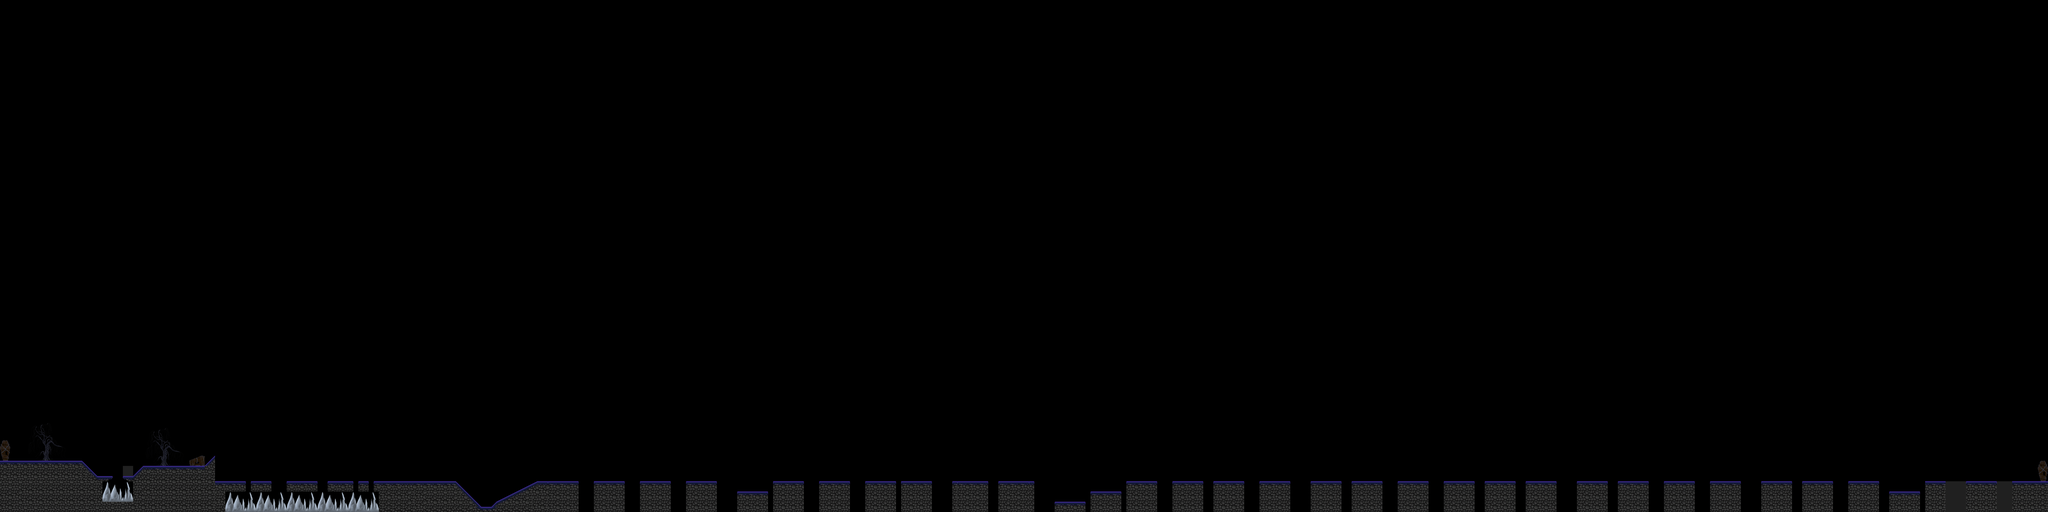

Rendered tile map (Tiled .tmx) drawn with the repository's tilesets; below, a short description and the map source with its tile grids summarised:
An orthogonal 400x100 tile map with 32x32 px tiles, 1 tile layer (PlatformTiles), 3 tilesets and 111 objects (6x coin, 2x Death Sensor, DoorWay, death catcher).

<map version="1.0" orientation="orthogonal" renderorder="right-down" width="400" height="100" tilewidth="32" tileheight="32" nextobjectid="231">
 <tileset firstgid="1" name="night" tilewidth="32" tileheight="32" tilecount="320" columns="16">
  <image source="../tilesheets/night.png" width="512" height="640" />
 </tileset>
 <tileset firstgid="321" name="snow" tilewidth="32" tileheight="32" tilecount="320" columns="16">
  <image source="../tilesheets/snow.png" width="512" height="640" />
 </tileset>
 <tileset firstgid="641" name="foodfromcts1a_0" tilewidth="34" tileheight="34" tilecount="120" columns="15">
  <image source="../tilesheets/foodfromcts1a_0.png" width="510" height="272" />
 </tileset>
 <layer name="PlatformTiles" width="400" height="100">
  <data>[40000 cells, 2095 non-empty, 198 distinct tile ids]</data>
 </layer>
 <objectgroup name="Objects">
  <object id="4" x="42" y="2789" width="1" />
  <object id="8" x="165" y="2765" height="1" />
  <object id="13" x="0" y="2751" width="64" height="128">
   <properties>
    <property name="door" type="bool" value="true" />
   </properties>
  </object>
  <object id="22" x="2702" y="2989" width="1" />
  <object id="30" x="2" y="2877">
   <polyline points="0,0 1,-201 -2,29" />
  </object>
  <object id="31" x="3" y="2877">
   <polyline points="0,0 508,5 605,100 701,96" />
  </object>
  <object id="34" x="702" y="2981">
   <polyline points="0,0 -9,13 -18,17 -23,24 -29,25 -65,29" />
  </object>
  <object id="40" x="1568" y="3008">
   <polyline points="0,0 127,0 128,64 0,65 1,-1" />
  </object>
  <object id="41" x="1793" y="3008">
   <polyline points="0,0 191,1 191,63 0,64 -1,0" />
  </object>
  <object id="43" x="703" y="2976">
   <polyline points="0,0 -4,11 -20,22 -27,30 -64,35" />
  </object>
  <object id="45" x="639" y="3010">
   <polyline points="0,0 2,126 194,125 191,-2 161,-1 144,-18 143,-17 143,-14 142,-14 139,-16 128,-25 128,-35 137,-35 152,-35 191,-36 258,-98" />
  </object>
  <object id="47" x="3009" y="3167">
   <polyline points="0,0 62,2 94,-32 351,-160 607,-158 605,33 704,32" />
  </object>
  <object id="48" x="3713" y="3198">
   <polyline points="0,0 0,-191 190,-190 191,1 -1,2" />
  </object>
  <object id="50" x="4001" y="3199">
   <polyline points="0,0 0,-191 190,-190 191,1 -1,2" />
  </object>
  <object id="51" x="4288" y="3200">
   <polyline points="0,0 0,-191 190,-190 191,1 -1,2" />
  </object>
  <object id="52" x="4609" y="3262">
   <polyline points="0,0 0,-191 190,-190 191,1 -1,2" />
  </object>
  <object id="53" x="4833" y="3199">
   <polyline points="0,0 0,-191 190,-190 191,1 -1,2" />
  </object>
  <object id="54" x="5633" y="3199">
   <polyline points="0,0 0,-191 190,-190 191,1 -1,2" />
  </object>
  <object id="55" x="5409" y="3199">
   <polyline points="0,0 0,-191 190,-190 191,1 -1,2" />
  </object>
  <object id="56" x="5120" y="3200">
   <polyline points="0,0 0,-191 190,-190 191,1 -1,2" />
  </object>
  <object id="57" x="5952.18" y="3199">
   <polyline points="0,0 0,-191 223.646,-190 224.823,1 -1.17708,2" />
  </object>
  <object id="58" x="6239.18" y="3200">
   <polyline points="0,0 0,-191 223.646,-190 224.823,1 -1.17708,2" />
  </object>
  <object id="62" x="6817" y="3264">
   <polyline points="0,0 0,-191 190,-190 191,1 -1,2" />
  </object>
  <object id="63" x="6594" y="3325">
   <polyline points="0,0 0,-191 190,-190 191,1 -1,2" />
  </object>
  <object id="64" x="7040" y="3198">
   <polyline points="0,0 0,-191 190,-190 191,1 -1,2" />
  </object>
  <object id="85" x="2410" y="2987">
   <properties>
    <property name="coin" type="bool" value="true" />
   </properties>
  </object>
  <object id="100" x="2447" y="2985">
   <properties>
    <property name="coin" type="bool" value="true" />
   </properties>
  </object>
  <object id="101" x="2478" y="2990">
   <properties>
    <property name="coin" type="bool" value="true" />
   </properties>
  </object>
  <object id="102" x="2513" y="2987">
   <properties>
    <property name="coin" type="bool" value="true" />
   </properties>
  </object>
  <object id="103" x="2549" y="2979">
   <properties>
    <property name="coin" type="bool" value="true" />
   </properties>
  </object>
  <object id="104" x="2583" y="2993">
   <properties>
    <property name="coin" type="bool" value="true" />
   </properties>
  </object>
  <object id="107" x="2610" y="2988">
   <properties>
    <property name="coin" type="bool" value="true" />
   </properties>
  </object>
  <object id="108" name="coin" x="2639" y="2988">
   <properties>
    <property name="coin" type="bool" value="true" />
   </properties>
  </object>
  <object id="109" x="2669" y="2987">
   <properties>
    <property name="coin" type="bool" value="true" />
   </properties>
  </object>
  <object id="110" x="2703" y="2984">
   <properties>
    <property name="coin" type="bool" value="true" />
   </properties>
  </object>
  <object id="111" x="2724" y="2986" />
  <object id="112" x="2386" y="2984">
   <properties>
    <property name="coin" type="bool" value="true" />
   </properties>
  </object>
  <object id="113" x="2349" y="2988">
   <properties>
    <property name="coin" type="bool" value="true" />
   </properties>
  </object>
  <object id="114" name="coin" x="2533" y="2994">
   <properties>
    <property name="coin" type="bool" value="true" />
   </properties>
  </object>
  <object id="115" x="2498" y="2996">
   <properties>
    <property name="coin" type="bool" value="true" />
   </properties>
  </object>
  <object id="116" name="coin" x="2722" y="2991">
   <properties>
    <property name="coin" type="bool" value="true" />
   </properties>
  </object>
  <object id="143" x="2572" y="2974">
   <properties>
    <property name="coin" type="bool" value="true" />
   </properties>
  </object>
  <object id="144" x="2572" y="2974">
   <properties>
    <property name="coin" type="bool" value="true" />
   </properties>
  </object>
  <object id="145" x="2572" y="2974">
   <properties>
    <property name="coin" type="bool" value="true" />
   </properties>
  </object>
  <object id="146" x="2509" y="3003">
   <properties>
    <property name="coin" type="bool" value="true" />
   </properties>
  </object>
  <object id="147" x="2495" y="3002">
   <properties>
    <property name="coin" type="bool" value="true" />
   </properties>
  </object>
  <object id="148" x="2413" y="2991">
   <properties>
    <property name="coin" type="bool" value="true" />
   </properties>
  </object>
  <object id="149" name="coin" x="2383" y="2993">
   <properties>
    <property name="coin" type="bool" value="true" />
   </properties>
  </object>
  <object id="150" x="2442" y="2975">
   <properties>
    <property name="coin" type="bool" value="true" />
   </properties>
  </object>
  <object id="151" x="2499" y="2984">
   <properties>
    <property name="coin" type="bool" value="true" />
   </properties>
  </object>
  <object id="152" x="2528" y="2985">
   <properties>
    <property name="coin" type="bool" value="true" />
   </properties>
  </object>
  <object id="153" x="2580" y="2985">
   <properties>
    <property name="coin" type="bool" value="true" />
   </properties>
  </object>
  <object id="154" x="2657" y="2991">
   <properties>
    <property name="coin" type="bool" value="true" />
   </properties>
  </object>
  <object id="155" x="2669" y="2991">
   <properties>
    <property name="coin" type="bool" value="true" />
   </properties>
  </object>
  <object id="156" x="2632" y="2991">
   <properties>
    <property name="coin" type="bool" value="true" />
   </properties>
  </object>
  <object id="157" name="coin" x="2591" y="2991">
   <properties>
    <property name="coin" type="bool" value="true" />
   </properties>
  </object>
  <object id="158" x="2549" y="2991">
   <properties>
    <property name="coin" type="bool" value="true" />
   </properties>
  </object>
  </objectgroup>
</map>
<!-- 54 of 111 objects omitted -->
